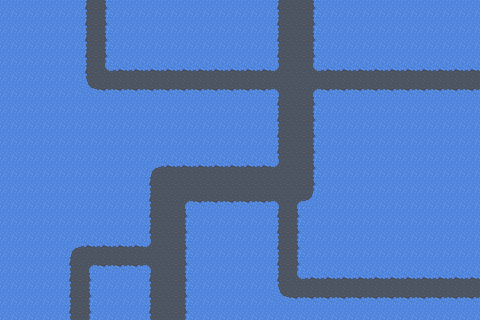

The image is a tile-based game level rendered from a .tmx file. Its description and source (layers, tilesets, objects; grid data summarised) follow:
An orthogonal 30x20 tile map with 16x16 px tiles, 1 tile layer (Background).

<map version="1.10" tiledversion="1.10.2" orientation="orthogonal" renderorder="right-down" width="30" height="20" tilewidth="16" tileheight="16" infinite="0" nextlayerid="2" nextobjectid="1">
 <tileset firstgid="1" source="Tileset-1.tsx" />
 <layer id="1" name="Background" width="30" height="20">
  <data>[600 cells, 600 non-empty, 13 distinct tile ids]</data>
 </layer>
</map>
